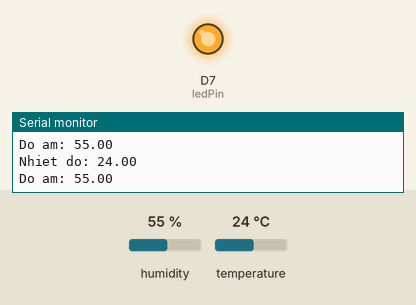
Simulated run of this sketch. Board: ESP8266 (NodeMCU). Parts: output pins drawn as LEDs (lit = HIGH), the last lines printed to the serial monitor. Inputs (shaded band) come from the test bench; at power-on: humidity 55 %, temperature 24 °C.

Above: at 2.8 s.
2.9 s: humidity set to 47 %
5.6 s: humidity set to 44 %
At 6.8 s:
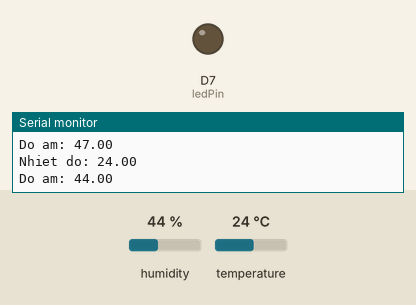
8.3 s: humidity set to 68 %
At 11.3 s:
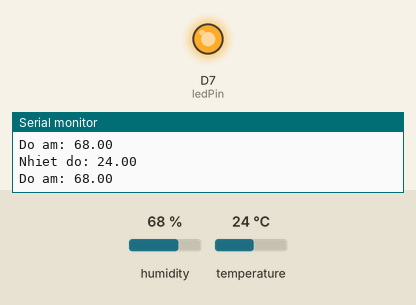
11.6 s: humidity set to 22 %
At 12.7 s:
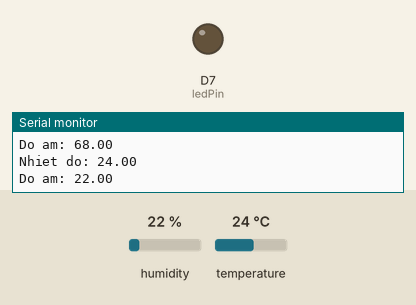
Timing chart, 0 to 14.6 s (numbered marks = the images above; inputs shaded):
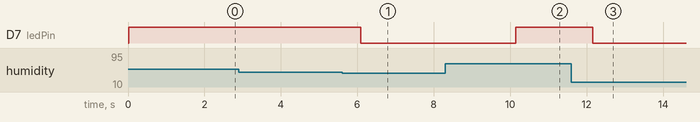

Measured:
- the behaviour switches between 46 and 45 % on humidity (found by bisection; images 0 and 1)
- after the input at 5.6 s, D7 (ledPin): HIGH → LOW after 0.49 s
- after the input at 8.3 s, D7 (ledPin): LOW → HIGH after 1.8 s
- after the input at 11.6 s, D7 (ledPin): HIGH → LOW after 0.57 s

The sketch:

sketch_aug13b.ino
```cpp
#include "DHT.h"
#define DHTPIN D0
const int DHTTYPE = DHT11;
const int ledPin = 13;
DHT dht(DHTPIN, DHTTYPE);
void setup() {
  pinMode(ledPin, OUTPUT);
  Serial.begin(9600);
  dht.begin();
}
void loop() {
  float h = dht.readHumidity();
  float t = dht.readTemperature();
  if (h > 45){
    digitalWrite(ledPin, HIGH);
  }
  else{
    digitalWrite(ledPin, LOW);
  }
  Serial.print("Nhiet do: ");
  Serial.println(t);
  Serial.print("Do am: ");
  Serial.println(h);

  Serial.println();
  delay(1000);
}
```
